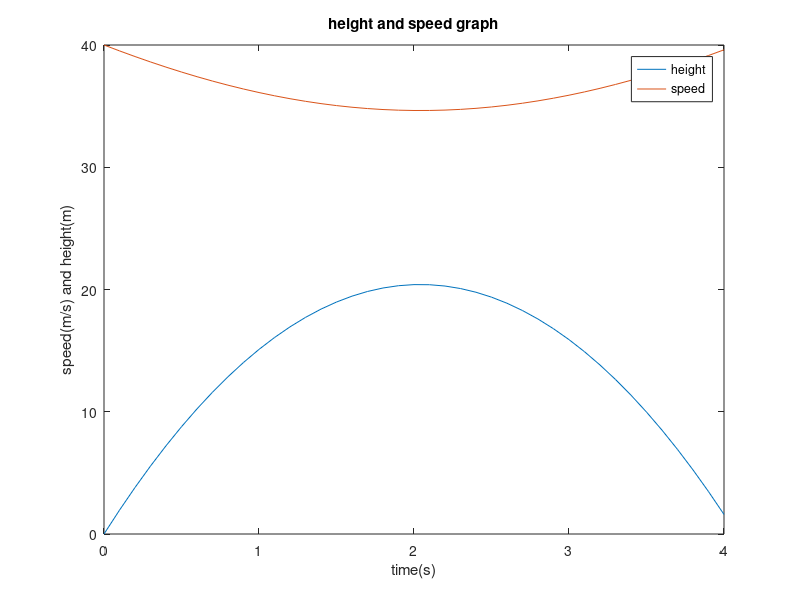

Write the MATLAB code that produced this figure.
clc;
clear;

va=40;
theta=30;
g=9.8;

time_hit=2*(va/g)*sin(theta*pi/180);

t=[0:0.1:time_hit];

height=va*t*sin(theta*pi/180)-((1/2)*g*t.^2);

maxh=max(height);

index=find(height==maxh);

fprintf("the time when projectile has maximum height is %.2f s \n",t(index));

speed=sqrt(va^2-2*va*g*t*sin(theta*pi/180)+(g^2)*(t.^2));

index1=find(height<5 | speed>35);
fprintf("range of time(s) when the height is less than 5 m or the speed is greater than 35 m/s : %0.2f s\n",t(index1))

plot(t,height)
hold on
plot(t,speed)
hold off
legend("height","speed")
title("height and speed graph")
xlabel("time(s)")
ylabel("speed(m/s) and height(m)")